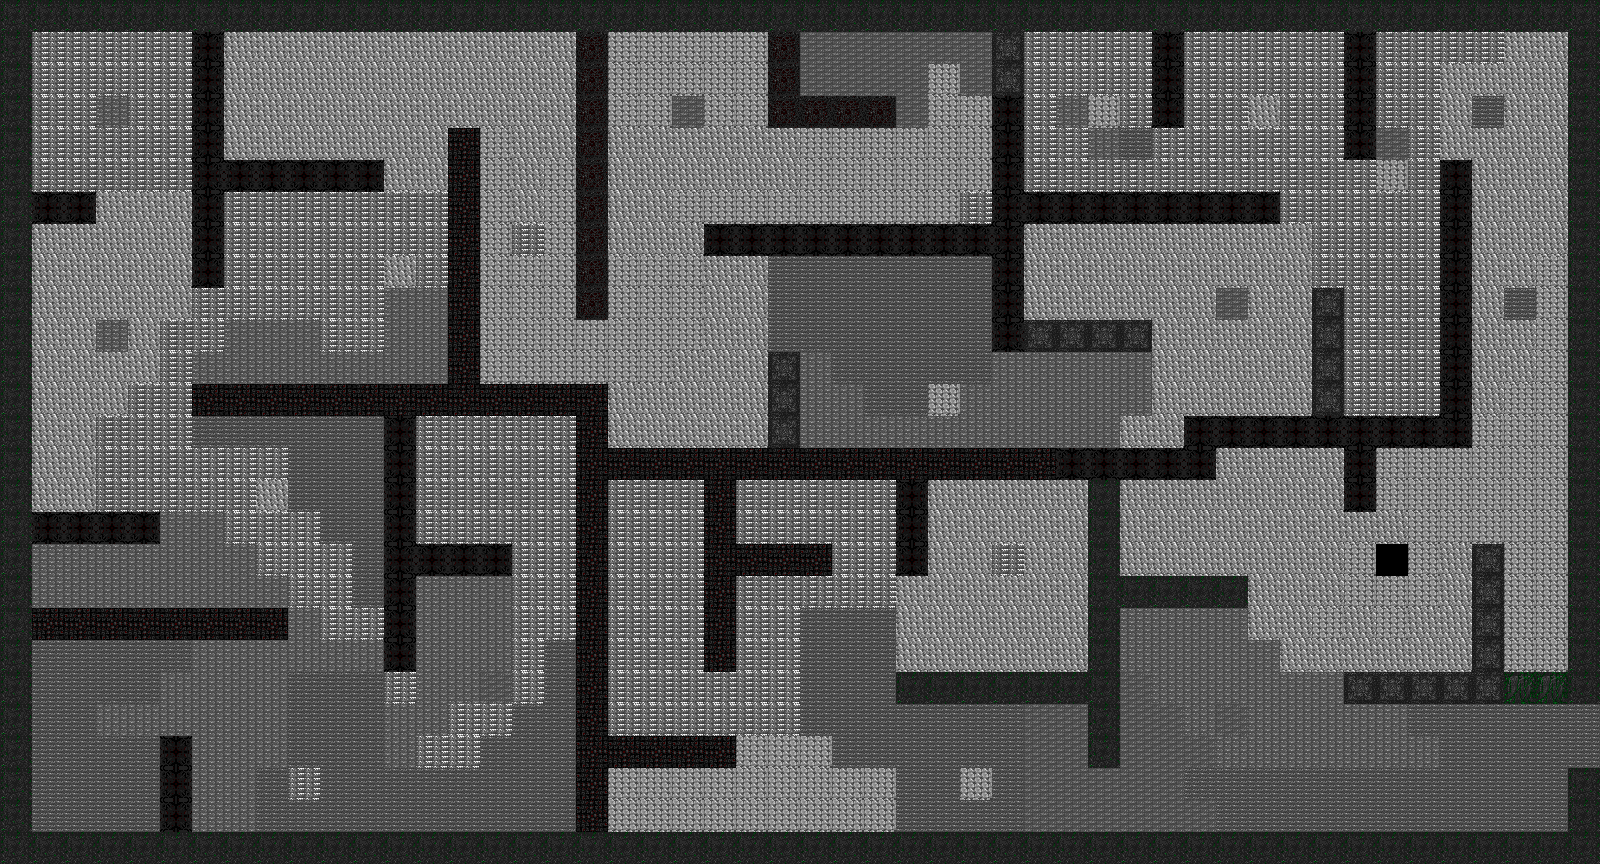

This is a level from a 2D game, rendered from its Tiled map with the project's own tilesets. A one-line summary and the map file follow, with tile-layer data summarised:
An orthogonal 50x27 tile map with 32x32 px tiles, 4 tile layers (Obstacle, Piege, Arrivee, Sol).

<map version="1.9" tiledversion="1.9.2" orientation="orthogonal" renderorder="right-down" width="50" height="27" tilewidth="32" tileheight="32" infinite="0" nextlayerid="5" nextobjectid="1">
 <tileset firstgid="1" source="Map.tsx" />
 <layer id="1" name="Obstacle" width="50" height="27">
  <data>[1350 cells, 368 non-empty, 7 distinct tile ids]</data>
 </layer>
 <layer id="2" name="Piege" width="50" height="27">
  <data>[1350 cells, 23 non-empty, 6 distinct tile ids]</data>
 </layer>
 <layer id="4" name="Arrivee" width="50" height="27">
  <data>[1350 cells, 2 non-empty, 1 distinct tile ids]</data>
 </layer>
 <layer id="3" name="Sol" width="50" height="27">
  <data>[1350 cells, 957 non-empty, 6 distinct tile ids]</data>
 </layer>
</map>
